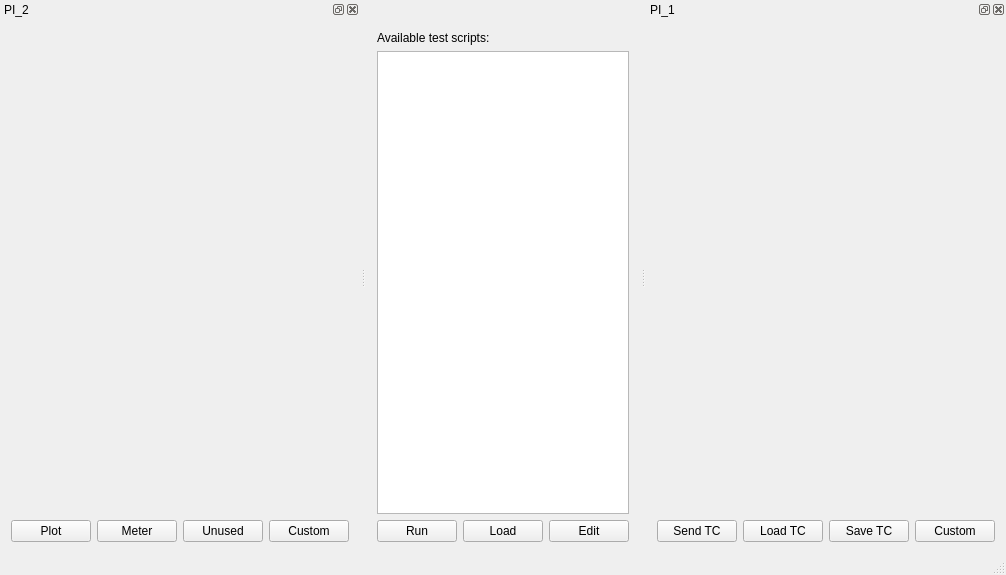
<?xml version="1.0" encoding="UTF-8"?>
<ui version="4.0">
 <class>MainWindow</class>
 <widget class="TasteMainWindow" name="MainWindow">
  <property name="geometry">
   <rect>
    <x>0</x>
    <y>0</y>
    <width>710</width>
    <height>575</height>
   </rect>
  </property>
  <property name="windowTitle">
   <string>function_1</string>
  </property>
  <property name="tabShape">
   <enum>QTabWidget::Rounded</enum>
  </property>
  <property name="dockOptions">
   <set>QMainWindow::AllowNestedDocks|QMainWindow::AllowTabbedDocks|QMainWindow::AnimatedDocks</set>
  </property>
  <widget class="QWidget" name="centralWidget">
  <layout class="QVBoxLayout" name="verticalLayout">
     <item>
      <widget class="QLabel" name="tasteLogo" native="true">
       <property name="pixmap">
        <pixmap>tasteLogo_white.png</pixmap>
       </property>
      </widget>
     </item>
     <item>
      <widget class="QLabel" name="instructions" native="true">
       <property name="text">
        <string>Available test scripts:</string>
       </property>
      </widget>
     </item>
     <item>
      <widget class="QListWidget" name="msc" native="true"/>
     </item>
     <item>
      <layout class="QHBoxLayout" name="horizontalLayout">
       <item>
        <widget class="QPushButton" name="runMSC">
         <property name="text">
          <string>Run</string>
         </property>
        </widget>
       </item>
       <item>
        <widget class="QPushButton" name="loadMSC">
         <property name="text">
          <string>Load</string>
         </property>
        </widget>
       </item>
       <item>
        <widget class="QPushButton" name="editMSC">
         <property name="text">
          <string>Edit</string>
         </property>
        </widget>
       </item>
      </layout>
     </item>
    </layout>
   </widget>
   <widget class="QStatusBar" name="statusBar"/>
  <widget class="QDockWidget" name="tm_0">
   <property name="allowedAreas">
    <set>Qt::RightDockWidgetArea</set>
   </property>
   <property name="windowTitle">
    <string>PI_2</string>
   </property>
   <attribute name="dockWidgetArea">
    <number>1</number>
   </attribute>
   <widget class="QWidget" name="dockWidgetContents">
    <layout class="QVBoxLayout" name="verticalLayout">
     <item>
      <widget class="asn1Viewer" name="PI_2" native="true"/>
     </item>
     <item>
      <layout class="QHBoxLayout" name="horizontalLayout">
       <item>
        <widget class="QPushButton" name="plotButton">
         <property name="text">
          <string>Plot</string>
         </property>
        </widget>
       </item>
       <item>
        <widget class="QPushButton" name="meterButton">
         <property name="text">
          <string>Meter</string>
         </property>
        </widget>
       </item>
       <item>
        <widget class="QPushButton" name="unusedButton">
         <property name="text">
          <string>Unused</string>
         </property>
        </widget>
       </item>
       <item>
        <widget class="QPushButton" name="customCombo">
         <property name="text">
          <string>Custom</string>
         </property>
        </widget>
       </item>
      </layout>
     </item>
    </layout>
   </widget>
  </widget>
  <widget class="QDockWidget" name="tc_1">
   <property name="allowedAreas">
    <set>Qt::RightDockWidgetArea</set>
   </property>
   <property name="windowTitle">
    <string>PI_1</string>
   </property>
   <attribute name="dockWidgetArea">
    <number>2</number>
   </attribute>
   <widget class="QWidget" name="dockWidgetContents">
    <layout class="QVBoxLayout" name="verticalLayout">
     <item>
      <widget class="asn1Editor" name="PI_1" native="true"/>
     </item>
     <item>
      <layout class="QHBoxLayout" name="horizontalLayout">
       <item>
        <widget class="QPushButton" name="sendButton">
         <property name="text">
          <string>Send TC</string>
         </property>
        </widget>
       </item>
       <item>
        <widget class="QPushButton" name="loadButton">
         <property name="text">
          <string>Load TC</string>
         </property>
        </widget>
       </item>
       <item>
        <widget class="QPushButton" name="saveButton">
         <property name="text">
          <string>Save TC</string>
         </property>
        </widget>
       </item>
       <item>
        <widget class="QPushButton" name="customCombo">
         <property name="text">
          <string>Custom</string>
         </property>
        </widget>
       </item>
      </layout>
     </item>
    </layout>
   </widget>
  </widget>
 </widget>
 <layoutdefault spacing="6" margin="11"/>
 <customwidgets>
     <customwidget>
          <class>asn1Editor</class>
          <extends>QWidget</extends>
          <header>asn1_value_editor</header>
     </customwidget>
     <customwidget>
          <class>asn1Viewer</class>
          <extends>QWidget</extends>
          <header>asn1_value_editor</header>
     </customwidget>
     <customwidget>
          <class>TasteMainWindow</class>
          <extends>QMainWindow</extends>
          <header>TasteMainWindow</header>
     </customwidget>
 </customwidgets>
 <resources/>
 <connections/>
</ui>
